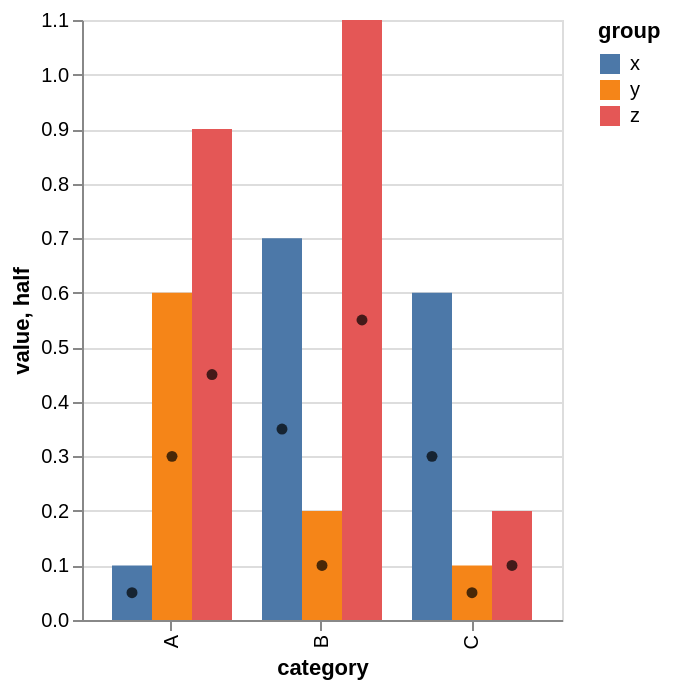

Vega-Lite specification for this chart:
### Vega specification from a JSON file in a GitHub repository (floating-point values rounded to 4 significant figures)
{"$schema": "https://vega.github.io/schema/vega/v6.json", "background": "white", "padding": 5, "height": 300, "style": "cell", "data": [{"name": "source_0", "values": [{"category": "A", "group": "x", "value": 0.1}, {"category": "A", "group": "y", "value": 0.6}, {"category": "A", "group": "z", "value": 0.9}, {"category": "B", "group": "x", "value": 0.7}, {"category": "B", "group": "y", "value": 0.2}, {"category": "B", "group": "z", "value": 1.1}, {"category": "C", "group": "x", "value": 0.6}, {"category": "C", "group": "y", "value": 0.1}, {"category": "C", "group": "z", "value": 0.2}]}, {"name": "data_0", "source": "source_0", "transform": [{"type": "formula", "expr": "datum.value/2", "as": "half"}]}, {"name": "data_1", "source": "data_0", "transform": [{"type": "stack", "groupby": ["category", "group"], "field": "value", "sort": {"field": [], "order": []}, "as": ["value_start", "value_end"], "offset": "zero"}, {"type": "filter", "expr": "isValid(datum[\"value\"]) && isFinite(+datum[\"value\"])"}]}, {"name": "data_2", "source": "data_0", "transform": [{"type": "filter", "expr": "isValid(datum[\"half\"]) && isFinite(+datum[\"half\"])"}]}], "signals": [{"name": "x_step", "update": "20 * bandspace(domain('xOffset').length, 0, 0) / (1-0.2)"}, {"name": "width", "update": "bandspace(domain('x').length, 0.2, 0.2) * x_step"}], "marks": [{"name": "layer_0_marks", "type": "rect", "style": ["bar"], "from": {"data": "data_1"}, "encode": {"update": {"fill": {"scale": "color", "field": "group"}, "ariaRoleDescription": {"value": "bar"}, "description": {"signal": "\"category: \" + (isValid(datum[\"category\"]) ? isArray(datum[\"category\"]) ? join(datum[\"category\"], ' ') : datum[\"category\"] : \"\"+datum[\"category\"]) + \"; value: \" + (format(datum[\"value\"], \"\")) + \"; group: \" + (isValid(datum[\"group\"]) ? isArray(datum[\"group\"]) ? join(datum[\"group\"], ' ') : datum[\"group\"] : \"\"+datum[\"group\"])"}, "x": {"scale": "x", "field": "category", "offset": {"scale": "xOffset", "field": "group"}}, "width": {"signal": "max(0.25, bandwidth('xOffset'))"}, "y": {"scale": "y", "field": "value_end"}, "y2": {"scale": "y", "field": "value_start"}}}}, {"name": "layer_1_marks", "type": "symbol", "style": ["circle"], "from": {"data": "data_2"}, "encode": {"update": {"opacity": {"value": 0.7}, "fill": {"value": "black"}, "ariaRoleDescription": {"value": "circle"}, "description": {"signal": "\"category: \" + (isValid(datum[\"category\"]) ? isArray(datum[\"category\"]) ? join(datum[\"category\"], ' ') : datum[\"category\"] : \"\"+datum[\"category\"]) + \"; half: \" + (format(datum[\"half\"], \"\")) + \"; group: \" + (isValid(datum[\"group\"]) ? isArray(datum[\"group\"]) ? join(datum[\"group\"], ' ') : datum[\"group\"] : \"\"+datum[\"group\"])"}, "x": {"scale": "x", "field": "category", "offset": {"scale": "xOffset", "field": "group", "band": 0.5}}, "y": {"scale": "y", "field": "half"}, "shape": {"value": "circle"}}}}], "scales": [{"name": "x", "type": "band", "domain": {"fields": [{"data": "data_1", "field": "category"}, {"data": "data_2", "field": "category"}], "sort": true}, "range": {"step": {"signal": "x_step"}}, "paddingInner": 0.2, "paddingOuter": 0.2}, {"name": "y", "type": "linear", "domain": {"fields": [{"data": "data_1", "field": "value_start"}, {"data": "data_1", "field": "value_end"}, {"data": "data_2", "field": "half"}]}, "range": [{"signal": "height"}, 0], "nice": true, "zero": true}, {"name": "xOffset", "type": "band", "domain": {"fields": [{"data": "data_1", "field": "group"}, {"data": "data_2", "field": "group"}], "sort": true}, "range": {"step": 20}}, {"name": "color", "type": "ordinal", "domain": {"data": "data_1", "field": "group", "sort": true}, "range": "category"}], "axes": [{"scale": "y", "orient": "left", "gridScale": "x", "grid": true, "tickCount": {"signal": "ceil(height/40)"}, "domain": false, "labels": false, "aria": false, "maxExtent": 0, "minExtent": 0, "ticks": false, "zindex": 0}, {"scale": "x", "orient": "bottom", "grid": false, "title": "category", "labelAlign": "right", "labelAngle": 270, "labelBaseline": "middle", "zindex": 0}, {"scale": "y", "orient": "left", "grid": false, "title": "value, half", "labelOverlap": true, "tickCount": {"signal": "ceil(height/40)"}, "zindex": 0}], "legends": [{"fill": "color", "symbolType": "square", "title": "group"}]}
